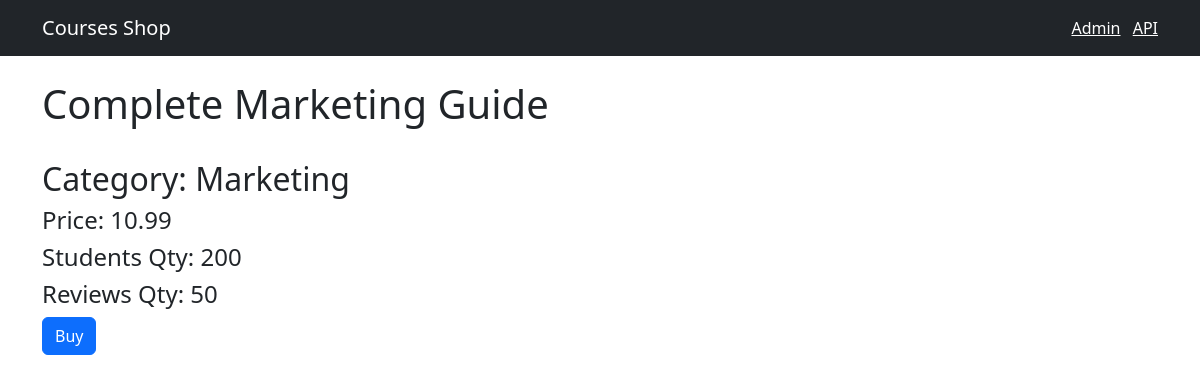
Page /12 on the committed database.
### shop/models.py (models this page shows, shortened)
class Course(models.Model):
    title = models.CharField(max_length=255)
    price = models.FloatField()
    students_qty = models.IntegerField()
    reviews_qty = models.IntegerField()
    created_at = models.DateTimeField(default=timezone.now)
    category = models.ForeignKey(Category, on_delete=models.CASCADE)

class Category(models.Model):
    title = models.CharField(max_length=300)
    created_at = models.DateTimeField(default=timezone.now)
    def __str__(self):
        return self.title

### shop/views.py (the view)
# urls.py: path('<int:course_id>', views.single_course, name="single_course")
def single_course(request, course_id):
    course = get_object_or_404(Course, pk=course_id)
    return render(request, 'shop/single_course.html', {'course': course})

### templates/shop/single_course.html (shortened to what this page needs)
{% extends 'base.html' %}
{% block content %}
<h1 class="mt-4">{{ course.title }}</h1>
<br>
<h2>Category: {{ course.category }}</h2>
<h4>Price: {{ course.price }}</h4>
<h4>Students Qty: {{ course.students_qty }}</h4>
<h4>Reviews Qty: {{ course.reviews_qty }}</h4>
<button class="btn btn-primary">Buy</button>
{% endblock %}

### rows in the picture
Course: title "Complete Marketing Guide", category "Marketing", price "10.99", students_qty "200", reviews_qty "50"
